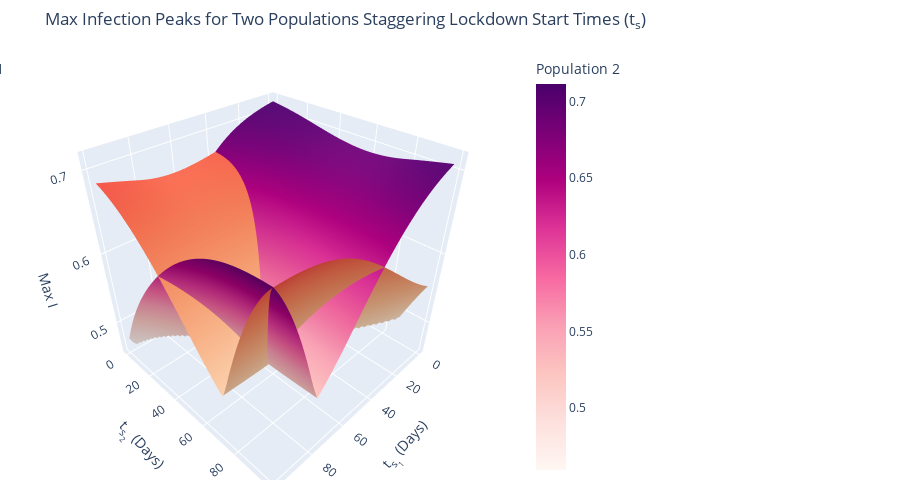
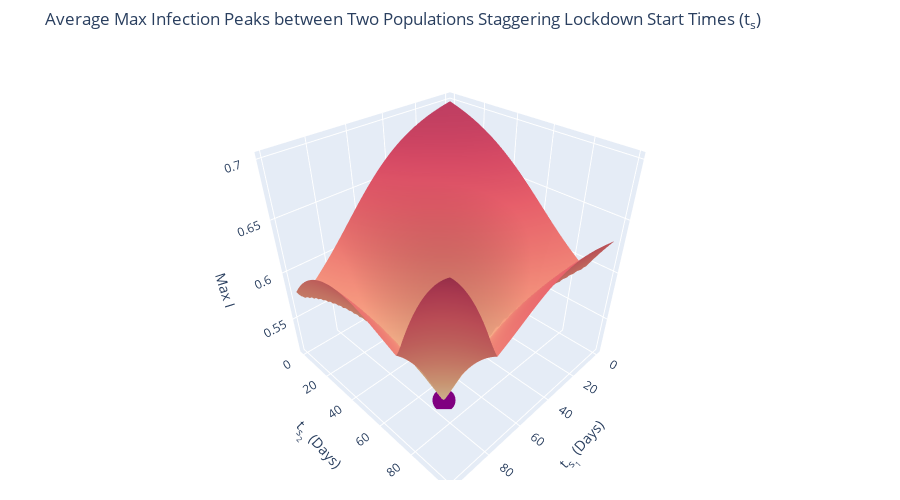

The code cell stored with these charts, in order, in its notebook:
### Code cell
## ================================================================================================================ ##
    # Run intermediate functions above
## ================================================================================================================ ##

# Test show function - works
# all_data is in the form: [[intersections, mindices], pops, res, ts]
all_data = show('DataFiles/0706 130022 data.csv' ,'DataFiles/0706 130022 init.csv')

# Test avgplot function
x,y,min = avgplot(all_data[1],all_data[2],all_data[3])
lockdown   = [np.array([x,y]), inits[10]/inits[11]] 
ss, xs, rs = sir_object.simulate(inits[0:7],lockdown,inits[11])

# Test averages function using global inits
print(averages([ss, xs],inits[11],inits[8]))

# Test mintersect and globalmin functions
intersect_min = mintersect(all_data[0][0], all_data[0][1],all_data[2],all_data[3][0])
globalmins = globalmin(all_data[1])
data = [intersect_min] + globalmins

# Add data to file using daytime string
#add_data('0710 173617',all_data)

# Make a Windows sound to alert programmer that the code is done running
import winsound
winsound.PlaySound("*", winsound.SND_ASYNC)

### Figure 1 — Plotly figure (JSON) as saved in the notebook; plotly's stock layout.template omitted (floating-point values rounded to 4 significant figures; data arrays with more than 128 entries replaced by an {"elided": "..."} marker saying what was removed)
{"data": [{"colorbar": {"title": {"text": "Population 1"}, "x": 0.015, "xref": "container"}, "colorscale": [[0, "rgb(253, 224, 197)"], [0.1667, "rgb(250, 203, 166)"], [0.3333, "rgb(248, 181, 139)"], [0.5, "rgb(245, 158, 114)"], [0.6667, "rgb(242, 133, 93)"], [0.8333, "rgb(239, 106, 76)"], [1, "rgb(235, 74, 64)"]], "name": "Population 1", "showscale": true, "type": "surface", "x": {"elided": "100x100 int values"}, "y": {"elided": "100x100 int values"}, "z": {"elided": "100x100 float values"}}, {"colorbar": {"title": {"text": "Population 2"}, "x": 0.7, "xref": "container"}, "colorscale": [[0, "rgb(255,247,243)"], [0.125, "rgb(253,224,221)"], [0.25, "rgb(252,197,192)"], [0.375, "rgb(250,159,181)"], [0.5, "rgb(247,104,161)"], [0.625, "rgb(221,52,151)"], [0.75, "rgb(174,1,126)"], [0.875, "rgb(122,1,119)"], [1, "rgb(73,0,106)"]], "name": "Population 2", "showscale": true, "type": "surface", "x": {"elided": "100x100 int values"}, "y": {"elided": "100x100 int values"}, "z": {"elided": "100x100 float values"}}], "layout": {"autosize": false, "height": 500, "margin": {"b": 20, "l": 20, "r": 20, "t": 50}, "scene": {"aspectmode": "cube", "xaxis": {"title": {"text": "t<sub>s<sub>1</sub></sub> (Days)"}}, "yaxis": {"title": {"text": "t<sub>s<sub>2</sub></sub> (Days)"}}, "zaxis": {"title": {"text": "Max I"}}}, "showlegend": false, "title": {"text": "Max Infection Peaks for Two Populations Staggering Lockdown Start Times (t<sub>s</sub>)"}, "width": 900}}

### Figure 2 — Plotly figure (JSON) as saved in the notebook; plotly's stock layout.template omitted (floating-point values rounded to 4 significant figures; data arrays with more than 128 entries replaced by an {"elided": "..."} marker saying what was removed)
{"data": [{"colorscale": [[0, "#fddfb1"], [0.1667, "#fab88e"], [0.3333, "#f4957d"], [0.5, "#ec7771"], [0.6667, "#e75f6a"], [0.8333, "#d44863"], [1, "#b43458"]], "showscale": false, "type": "surface", "x": {"elided": "100x100 int values"}, "y": {"elided": "100x100 int values"}, "z": {"elided": "100x100 float values"}}, {"marker": {"color": "purple"}, "mode": "markers", "type": "scatter3d", "x": [75], "y": [71], "z": [0.5164]}], "layout": {"autosize": false, "height": 500, "margin": {"b": 20, "l": 20, "r": 20, "t": 50}, "scene": {"aspectmode": "cube", "xaxis": {"title": {"text": "t<sub>s<sub>1</sub></sub> (Days)"}}, "yaxis": {"title": {"text": "t<sub>s<sub>2</sub></sub> (Days)"}}, "zaxis": {"title": {"text": "Max I"}}}, "title": {"text": "Average Max Infection Peaks between Two Populations Staggering Lockdown Start Times (t<sub>s</sub>)"}, "width": 900}}
